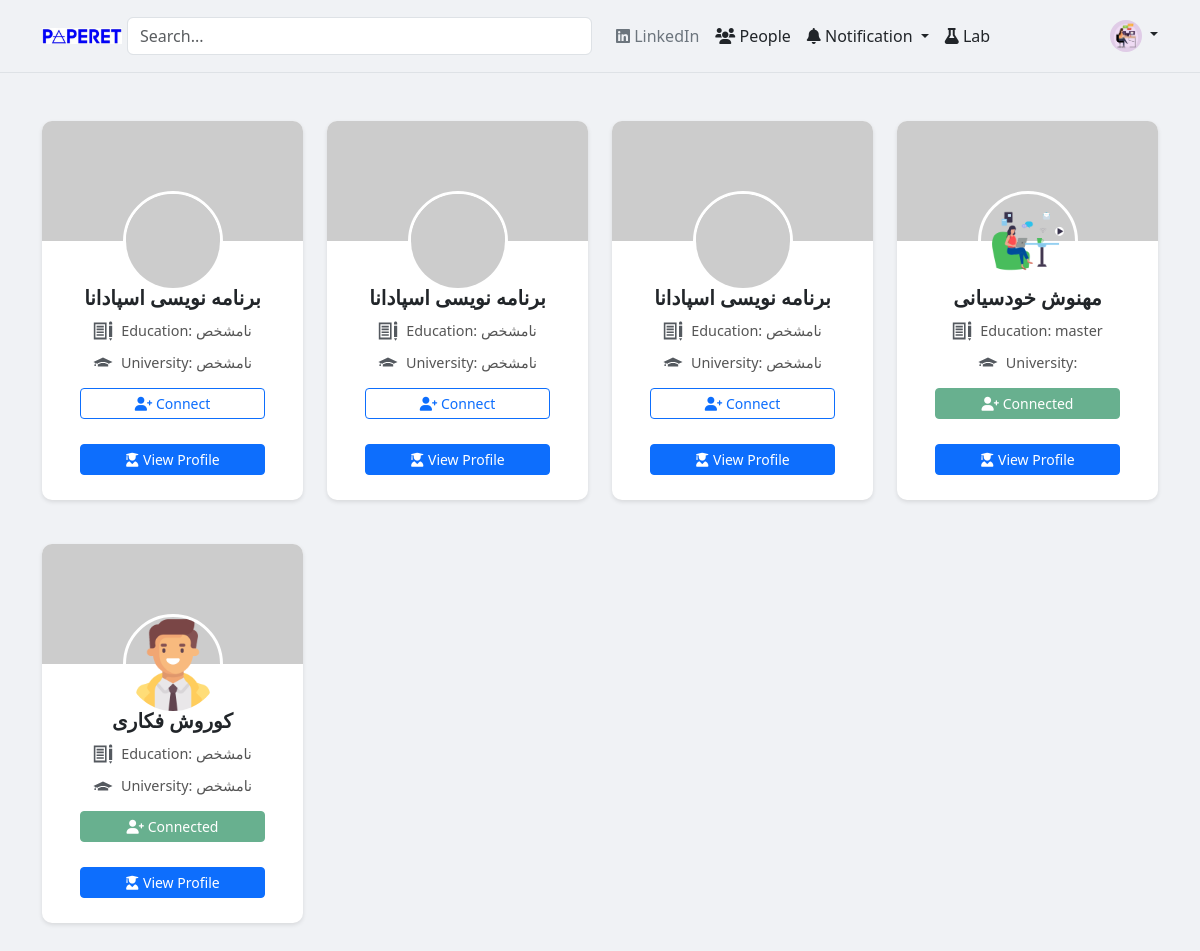
The app's page /people/index.php (signed in), older data.
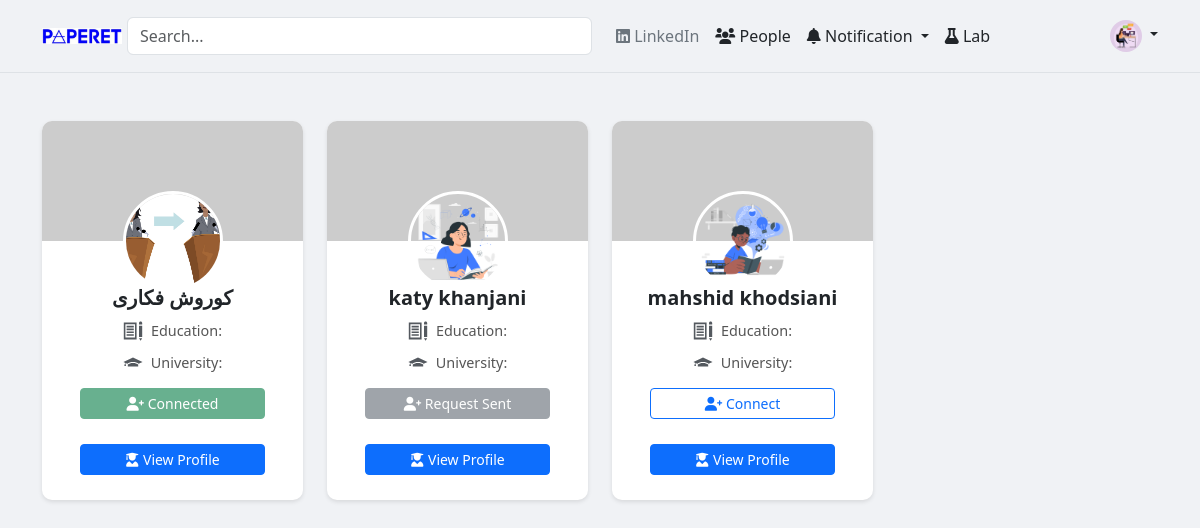
The same page, newer data.
### tables this page shows
CREATE TABLE `users` (
  `id` int(12) NOT NULL,
  `name` varchar(255) DEFAULT NULL,
  `family` varchar(255) DEFAULT NULL,
  `email` varchar(255) DEFAULT NULL,
  `password` varchar(255) DEFAULT NULL,
  `reset_code` varchar(255) DEFAULT NULL,
  `reset_code_expires_at` datetime DEFAULT NULL,
  `google_id` varchar(255) DEFAULT NULL,
  `is_google_user` tinyint(1) DEFAULT 0,
  `profile_pic` varchar(255) DEFAULT NULL,
  `university` varchar(255) DEFAULT NULL,
  `birthdate` date DEFAULT NULL,
  `education` varchar(255) DEFAULT NULL,
  `workplace` varchar(255) DEFAULT NULL,
  `meeting_info` text DEFAULT NULL,
  `linkedin_url` varchar(255) DEFAULT NULL,
  `x_url` varchar(255) DEFAULT NULL,
  `google_scholar_url` varchar(255) DEFAULT NULL,
  `github_url` varchar(255) DEFAULT NULL,
  `website_url` varchar(255) DEFAULT NULL,
  `custom_profile_link` varchar(255) DEFAULT NULL,
  `availability_status` enum('available','busy','meeting_link','google_calendar_embed') DEFAULT 'available',
  `meeting_link` varchar(255) DEFAULT NULL,
  `google_calendar` varchar(255) DEFAULT NULL,
  `resume_pdf_path` varchar(255) DEFAULT NULL,
  `intro_video_path` varchar(255) DEFAULT NULL,
  `last_resume_update` varchar(255) DEFAULT NULL,
  `biography` longtext DEFAULT NULL,
  `created_at` timestamp NOT NULL DEFAULT current_timestamp(),
  `updated_at` timestamp NOT NULL DEFAULT current_timestamp() ON UPDATE current_timestamp()
);

CREATE TABLE `connections` (
  `id` int(11) NOT NULL,
  `sender_id` int(11) NOT NULL,
  `receiver_id` int(11) NOT NULL,
  `status` enum('pending','accepted','declined') DEFAULT 'pending',
  `created_at` timestamp NOT NULL DEFAULT current_timestamp(),
  `updated_at` timestamp NOT NULL DEFAULT current_timestamp() ON UPDATE current_timestamp()
);

### people/index.php (the view, shortened to what this page needs)
<?php
include(__DIR__ . '/../config.php');
$current_user_id = null;
if (isset($_SESSION['user_data']['id'])) {
    $current_user_id = $_SESSION['user_data']['id'];
} else {
    header("Location: ../login.php");
    exit();
}
?>
<!DOCTYPE html>
<html lang="en" dir="ltr">
<head>
    <link href="https://cdn.jsdelivr.net/npm/bootstrap@5.3.0/dist/css/bootstrap.min.css" rel="stylesheet">
    <link rel="stylesheet" href="https://cdnjs.cloudflare.com/ajax/libs/font-awesome/6.0.0-beta3/css/all.min.css">
</head>
<body>
    <?php
    include 'header.php';
    ?>
    <div class="container mt-5">
        <div class="row">
            <?php
            try {
                $sql = "SELECT id, name, family, education, university, profile_pic FROM users WHERE id != ?";
                $stmt = $conn->prepare($sql);
                $stmt->bind_param("i", $current_user_id);
                $stmt->execute();
                $result = $stmt->get_result();
                if ($result && $result->num_rows > 0) {
                    while ($row = $result->fetch_assoc()) {
                        $target_user_id = $row["id"];
                        $fullName = htmlspecialchars($row["name"] . " " . $row["family"]);
                        $education = htmlspecialchars($row["education"] ?? 'نامشخص');
                        $university = htmlspecialchars($row["university"] ?? 'نامشخص');
                        $profilePic = htmlspecialchars($row["profile_pic"] ?? 'https://via.placeholder.com/100');
                        $coverPic = 'https://via.placeholder.com/800x450';
                        $profileLink = "profile.php?id=" . (int)$target_user_id;
                        $button_text = 'Connect';
                        $button_class = 'btn-outline-primary';
                        $button_disabled = '';
                        $conn_stmt = $conn->prepare("SELECT status, sender_id FROM connections WHERE (sender_id = ? AND receiver_id = ?) OR (sender_id = ? AND receiver_id = ?)");
                        $conn_stmt->bind_param("iiii", $current_user_id, $target_user_id, $target_user_id, $current_user_id);
                        $conn_stmt->execute();
                        $conn_result = $conn_stmt->get_result();
                        if ($conn_result->num_rows > 0) {
                            $conn_row = $conn_result->fetch_assoc();
                            $connection_status = $conn_row['status'];
                            if ($connection_status == 'pending') {
                                if ($conn_row['sender_id'] == $current_user_id) {
                                    $button_text = 'Request Sent';
                                    $button_class = 'btn-secondary';
                                    $button_disabled = 'disabled';
                                } else {
                                    $button_text = 'Pending Request';
                                    $button_class = 'btn-warning';
                                    $button_disabled = 'disabled';
                                }
                            } elseif ($connection_status == 'accepted') {
                                $button_text = 'Connected';
                                $button_class = 'btn-success';
                                $button_disabled = 'disabled';
                            }
                        }
            ?>
                        <div class="col-lg-3 col-md-4 col-sm-6 mb-4">
                            <div class="user-card">
                                <img src="<?= $coverPic ?>" class="cover-image" alt="Cover Image">
                                <img src="<?= $profilePic ?>" class="profile-picture" alt="Profile Picture">
                                <div class="card-body-custom">
                                    <h5 class="card-title-custom"><?= $fullName ?></h5>
                                    <div class="icon-text">
                                        <span>Education: <?= $education ?></span>
                                    </div>
                                    <div class="icon-text">
                                        <span>University: <?= $university ?></span>
                                    </div>
                                    <?php if ($target_user_id != $current_user_id) :
                                    ?>
                                        <button type="button" class="btn <?= $button_class ?> btn-sm btn-custom connect-btn" data-user-id="<?= $target_user_id ?>" <?= $button_disabled ?>>
                                            <i class="fas fa-user-plus"></i> <?= $button_text ?>
                                        </button>
                                    <?php endif; ?>
                                    <a href="<?= $profileLink ?>" class="btn btn-primary btn-sm btn-custom"><i class="fas fa-user-graduate"></i> View Profile</a>
                                </div>
                            </div>
                        </div>
            <?php
                    }
                } else {
                    echo "<div class='col-12 text-center'><p>No users found.</p></div>";
                }
            } catch (Exception $e) {
                error_log("Query error in people/index.php: " . $e->getMessage());
                echo "<div class='col-12 alert alert-danger'>Error loading user data. Please try again later.</div>";
            } finally {
                if ($conn instanceof mysqli) {
                    $conn->close();
                }
            }
            ?>
        </div>
    </div>
</body>
</html>

### people/header.php (shortened to what this page needs)
<header class="p-3 mb-3 border-bottom">
    <div class="container">
        <div class="d-flex flex-wrap align-items-center justify-content-center justify-content-lg-start">
            <a href="./" class="d-flex align-items-center mb-2 mb-lg-0 text-dark text-decoration-none">
                <img src="../images/logo.jpeg" class="img-fluid" height="80" width="80" alt="Logo">
            </a>
            <form class="col-12 col-lg-5 mb-3 mb-lg-0 me-lg-3 mr-2" style="margin-left: 5px;">
                <input type="search" class="form-control" placeholder="Search..." aria-label="Search">
            </form>
            <ul class="nav col-12 col-lg-auto me-lg-auto mb-2 justify-content-center mb-md-0">
                <li><a href="#" class="nav-link px-2 link-secondary"><i class="fab fa-linkedin"></i> LinkedIn</a></li>
                <li><a href="./" class="nav-link px-2 link-dark"><i class="fas fa-users"></i> People</a></li>
                <li class="nav-item dropdown">
                    <a class="nav-link px-2 link-dark dropdown-toggle" href="#" id="navbarDropdownNotification" role="button" data-bs-toggle="dropdown" aria-expanded="false">
                        <i class="fas fa-bell"></i> Notification
                    </a>
                </li>
                <li><a href="" class="nav-link px-2 link-dark"><i class="fas fa-flask"></i> Lab</a></li>
            </ul>
            <div class="dropdown text-end">
                <a href="#" class="d-block link-dark text-decoration-none dropdown-toggle" id="dropdownUser1"
                    data-bs-toggle="dropdown" aria-expanded="false">
                    <?php
                    if ($_SESSION['user_data']['profile_pic'] == "images/2.png") {
                        $pic = "../images/2.png";
                    } else {
                        $pic = "../" . $_SESSION['user_data']['profile_pic'];
                    }
                    ?>
                    <img src="<?= $pic ?>" alt="profile" width="32" height="32" class="rounded-circle">
                </a>
            </div>
        </div>
    </div>
</header>

### people/index.php (style rules this page uses)
body { background-color: #f0f2f5; }
.user-card { background-color: #fff; border-radius: 10px; box-shadow: 0 2px 4px rgba(0, 0, 0, 0.1); margin-bottom: 20px; overflow: hidden; text-align: center; }
.cover-image { width: 100%; height: 120px; object-fit: cover; }
.profile-picture { width: 100px; height: 100px; border-radius: 50%; object-fit: cover; border: 3px solid #fff; margin-top: -50px; position: relative; z-index: 1; }
.card-body-custom { padding: 15px; margin-top: -20px; }
.card-title-custom { font-size: 1.25rem; font-weight: bold; margin-bottom: 5px; }
.icon-text { display: flex; align-items: center; justify-content: center; margin-top: 10px; font-size: 0.9rem; color: #555; }
.icon-text svg { width: 20px; height: 20px; margin-right: 8px; fill: #54595F; }
.btn-custom { width: 80%; margin-top: 15px; margin-bottom: 10px; }

Row changes from the older to the newer data that the page shows:
removed users: fullName "برنامه نویسی اسپادانا", education "نامشخص", university "نامشخص", button_text "Connect"
removed users: fullName "برنامه نویسی اسپادانا", education "نامشخص", university "نامشخص", button_text "Connect"
removed users: fullName "برنامه نویسی اسپادانا", education "نامشخص", university "نامشخص", button_text "Connect"
removed users: profile_pic (picture), fullName "مهنوش خودسیانی", education "master", connections.status "Connected"
changed users "کوروش فکاری": profile_pic: a different picture; education "نامشخص" → (not shown); university "نامشخص" → (not shown)
added users: profile_pic (picture), fullName "katy khanjani", connections.sender_id "Request Sent"
added users: profile_pic (picture), fullName "mahshid khodsiani", button_text "Connect"
